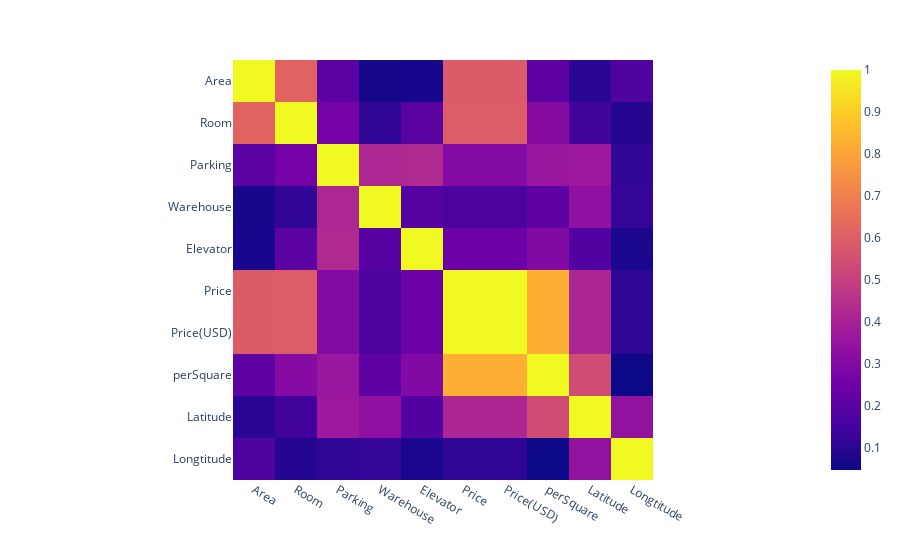

Here is the notebook cell this chart was saved with:
### Code cell
px.imshow(df.corr())

### Figure 1 — Plotly figure (JSON) as saved in the notebook; plotly's stock layout.template omitted (floating-point values rounded to 4 significant figures)
{"data": [{"coloraxis": "coloraxis", "hovertemplate": "x: %{x}<br>y: %{y}<br>color: %{z}<extra></extra>", "name": "0", "type": "heatmap", "x": ["Area", "Room", "Parking", "Warehouse", "Elevator", "Price", "Price(USD)", "perSquare", "Latitude", "Longtitude"], "xaxis": "x", "y": ["Area", "Room", "Parking", "Warehouse", "Elevator", "Price", "Price(USD)", "perSquare", "Latitude", "Longtitude"], "yaxis": "y", "z": [[1, 0.614, 0.1997, 0.06499, 0.06593, 0.5899, 0.5899, 0.213, 0.09835, 0.1746], [0.614, 1, 0.2652, 0.1137, 0.2024, 0.5954, 0.5954, 0.3057, 0.1447, 0.09127], [0.1997, 0.2652, 1, 0.4177, 0.4257, 0.3036, 0.3036, 0.3571, 0.3686, 0.1139], [0.06499, 0.1137, 0.4177, 1, 0.1906, 0.1668, 0.1668, 0.2127, 0.3326, 0.1194], [0.06593, 0.2024, 0.4257, 0.1906, 1, 0.2404, 0.2404, 0.2958, 0.1831, 0.07228], [0.5899, 0.5954, 0.3036, 0.1668, 0.2404, 1, 1.0, 0.8285, 0.4128, 0.1078], [0.5899, 0.5954, 0.3036, 0.1668, 0.2404, 1.0, 1, 0.8285, 0.4128, 0.1078], [0.213, 0.3057, 0.3571, 0.2127, 0.2958, 0.8285, 0.8285, 1, 0.5408, 0.04605], [0.09835, 0.1447, 0.3686, 0.3326, 0.1831, 0.4128, 0.4128, 0.5408, 1, 0.339], [0.1746, 0.09127, 0.1139, 0.1194, 0.07228, 0.1078, 0.1078, 0.04605, 0.339, 1]]}], "layout": {"coloraxis": {"colorscale": [[0, "#0d0887"], [0.1111, "#46039f"], [0.2222, "#7201a8"], [0.3333, "#9c179e"], [0.4444, "#bd3786"], [0.5556, "#d8576b"], [0.6667, "#ed7953"], [0.7778, "#fb9f3a"], [0.8889, "#fdca26"], [1, "#f0f921"]]}, "margin": {"t": 60}, "xaxis": {"anchor": "y", "constrain": "domain", "domain": [0, 1], "scaleanchor": "y"}, "yaxis": {"anchor": "x", "autorange": "reversed", "constrain": "domain", "domain": [0, 1]}}}
